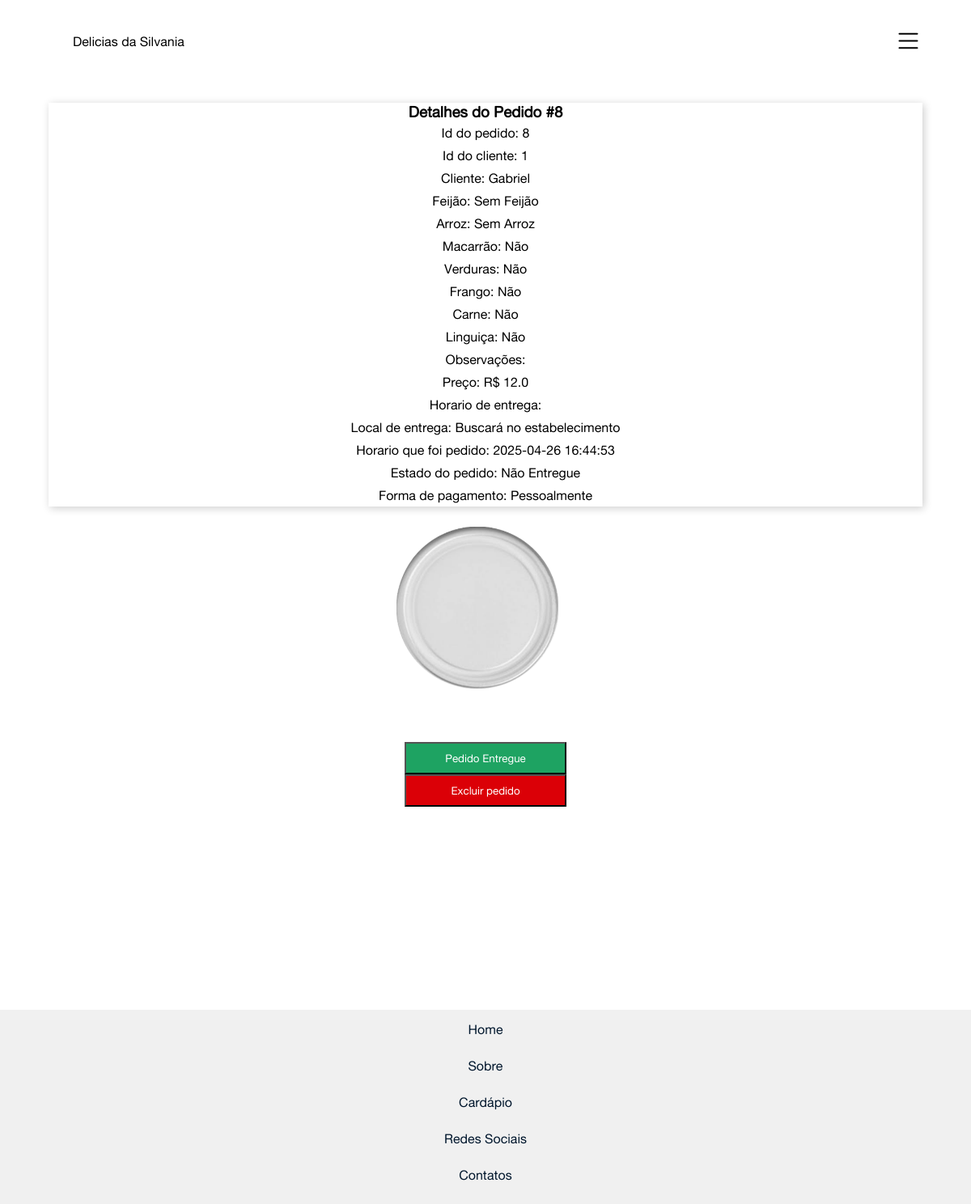
/lista/8, run on an earlier commit of the app's database.
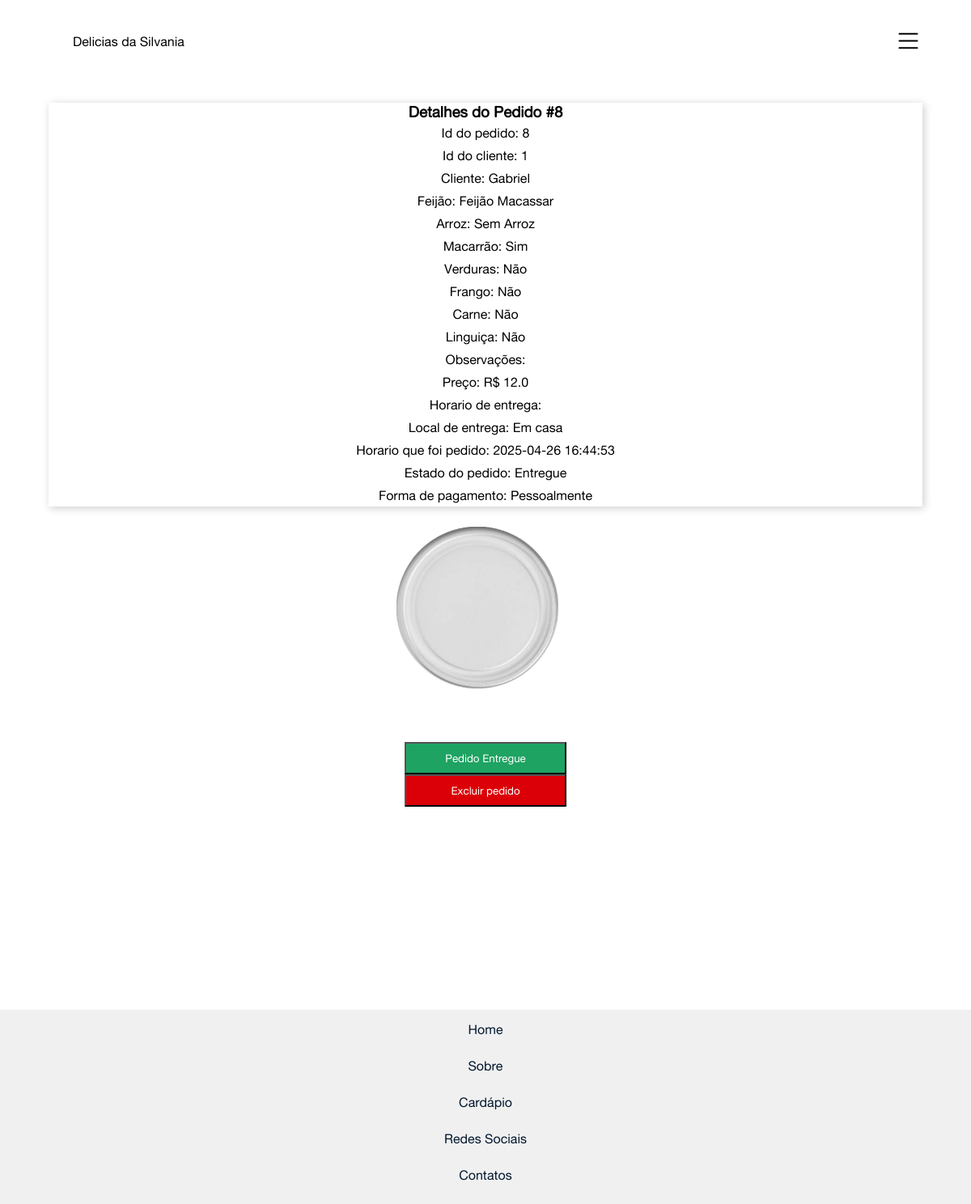
And on a later commit of the database.
### tables this page shows
CREATE TABLE pedidos (
                     id INTEGER PRIMARY KEY AUTOINCREMENT,
                     id_Cliente INTEGER NOT NULL,
                     nome_Cliente TEXT NOT NULL,
                     tipo_Feijao TEXT,
                     tipo_Arroz TEXT,
                     macarrao TEXT,
                     verdura TEXT,
                     frango TEXT,
                     carne TEXT,
                     linguica TEXT,
                     obs TEXT,
                     preco REAL,
                     horario_Entrega DATETIME,
                     local_Entrega TEXT NOT NULL,
                     hora_Do_Pedido DATETIME DEFAULT CURRENT_TIMESTAMP,
                     status_Pedido TEXT NOT NULL,
                     forma_Pagamento TEXT NOT NULL
                );

### main.py (the view)
@app.route("/lista/<int:pedido_id>")
def pedido_completo(pedido_id):
    pedido = pedidosDB.id_buscar(pedido_id)
    if pedido:
        return render_template("pedido_completo.html", pedido=pedido)
    else:
        mensagem='Pedido não encontrado'
        return render_template("lista_pedido.html", mensagem=mensagem)

### pedidosDB.py (called while the page is built)
def id_buscar(pedido_id):
    conn = sqlite.connect('pedidosDB.sqlite')
    cursor = conn.cursor()
    cursor.execute('SELECT * FROM pedidos WHERE id = ?', (pedido_id, ))
    pedido = cursor.fetchone()
    conn.close()
    return pedido

### templates/pedido_completo.html (shortened to what this page needs)
{% extends "home.html" %}
{% block content %}
    <div class="container">
        <div class="pedido-container">
            <h3>Detalhes do Pedido #{{ pedido[0] }}</h3>
            <div class="pedido-detalhes"><span class="pedido-detalhes">Id do pedido:</span> {{ pedido[0] }}</div>
            <div class="pedido-detalhes"><span class="pedido-detalhes">Id do cliente:</span> {{ pedido[1] }}</div>
            <div class="pedido-detalhes"><span class="pedido-detalhes">Cliente:</span> {{ pedido[2] }}</div>
            <div class="pedido-detalhes"><span class="pedido-detalhes">Feijão:</span> {{ pedido[3] }}</div>
            <div class="pedido-detalhes"><span class="pedido-detalhes">Arroz:</span> {{ pedido[4] }}</div>
            <div class="pedido-detalhes"><span class="pedido-detalhes">Macarrão:</span> {{ pedido[5] }}</div>
            <div class="pedido-detalhes"><span class="pedido-detalhes">Verduras:</span> {{ pedido[6] }}</div>
            <div class="pedido-detalhes"><span class="pedido-detalhes">Frango:</span> {{ pedido[7] }}</div>
            <div class="pedido-detalhes"><span class="pedido-detalhes">Carne:</span> {{ pedido[8] }}</div>
            <div class="pedido-detalhes"><span class="pedido-detalhes">Linguiça:</span> {{ pedido[9] }}</div>
            <div class="pedido-detalhes"><span class="pedido-detalhes">Observações:</span> {{ pedido[10] }}</div>
            <div class="pedido-detalhes"><span class="pedido-detalhes">Preço:</span> R$ {{ pedido[11] }}</div>
            <div class="pedido-detalhes"><span class="pedido-detalhes">Horario de entrega:</span>{{ pedido[12] }}</div>
            <div class="pedido-detalhes"><span class="pedido-detalhes">Local de entrega:</span> {{ pedido[13] }}</div>
            <div class="pedido-detalhes"><span class="pedido-detalhes">Horario que foi pedido:</span> {{ pedido[14] }}</div>
            <div class="pedido-detalhes"><span class="pedido-detalhes">Estado do pedido:</span> {{ pedido[15] }}</div>
            <div class="pedido-detalhes"><span class="pedido-detalhes">Forma de pagamento:</span> {{ pedido[16] }}</div>
        </div>
    </div>
    <div class="container">
         <div class="container-quentinha">
            <div class="quentinha">
                <img src="/static/marmita_vazia.png" alt="quentinha_vazia" class="quentinha-vazia">
            </div>
        </div>
    </div>
    <div class="container">
        <div class="lista-link">
            <ul>
                <li>
                    <a href="/lista/{{pedido [0]}}/entregue"><button class="verde">Pedido Entregue</button></a>
                </li>
                <li>
                    <a href="/lista/{{pedido [0]}}/retirar"><button class="vermelho">Excluir pedido</button></a>
                </li>
            </ul>
        </div>
    </div>
{% endblock %}

### templates/home.html (shortened to what this page needs)
<!DOCTYPE html>
<html lang="pt-br">
<head>
    <link rel="stylesheet" href="/static/css/style.css">
</head>
<body>
    <div class="container">
        <nav>
            <ul>
                <li>
                    <a href="/">Delicias da Silvania</a>
                </li>
                <li onclick=mostrarSideBar()>
                    <img src="/static/menu.svg" class="svg" alt="">
                </li>
            </ul>
        </div>
    <main>
        {% block content %}{% endblock %}
    </main>
    <div class="container">
        <footer>
            <ul>
                <li>
                    <a href="/">Home</a>
                </li>
                <li>
                    <a href="">Sobre</a>
                </li>
                <li>
                    <a href="/cardapio">Cardápio</a>
                </li>
                <li>
                    <a href="">Redes Sociais</a>
                </li>
                <li>
                    <a href="">Contatos</a>
                </li>
            </ul>
        </footer>
    </div>
</body>
</html>

### static/css/style.css (style rules this page uses)
html, body { height: 100%; }
body { display: flex; flex-direction: column; }
* { margin: 0; padding: 0; box-sizing: border-box; scroll-behavior: smooth; font-family: "Alte-Regular"; }
button { height: 40px; width: 200px; }
:root { --primary: #db0007; --light: #fff; --dark: #00172d; ---rgba: rgba(0, 0, 0, 0.2) }
nav { display: flex; box-shadow: var(---rgba); width: 90%; align-items: center; justify-content: space-evenly; }
li { list-style: none; }
nav ul { width: 100%; list-style: none; display: flex; justify-content: flex-end; align-items: center }
nav li { height: 50px; display: flex; align-items: center; }
nav a { height: 100%; padding: 0 30px; text-decoration: none; display: flex; align-items: center; color: black; }
nav li:first-child { margin-right: auto; }
footer { display: flex; justify-content: center; background-color: #f0f0f0; width: 100%; text-decoration: none; list-style: none; margin-top: 10rem; }
footer li { width: 100%; height: 30px; margin: 15px 0 15px; text-align: center; text-decoration: none; list-style: none; }
footer a { width: 100%; text-decoration: none; color: var(--dark); }
.container { display: flex; justify-content: center; width: 100%; margin: 1.6rem 0rem 1.6rem 0rem; }
.pedido-detalhes { padding: 5px 0 5px; }
.pedido-container { display: flex; width: 90%; flex-flow: column; align-items: center; box-shadow: 2px 2px 10px var(---rgba); }
.quentinha { display: flex; justify-content: center; align-items: center; width: 90%; }
.quentinha-vazia { height: 200px; }
.svg { fill: black; width: 35px; }
.lista-link { display: flex; flex-flow: column; margin: 40px; gap: 30px; }
.verde { background-color: #1ea362; color: #fff; }
.vermelho { background-color: #db0007; color: #fff; }

What changed in the data, as far as the page shows it:
changed pedidos "Gabriel": tipo_Feijao "Sem Feijão" → "Feijão Macassar"; macarrao "Não" → "Sim"; local_Entrega "Buscará no estabelecimento" → "Em casa"; status_Pedido "Não Entregue" → "Entregue"
